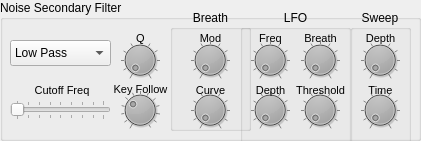
     <widget class="QGroupBox" name="groupBox_27" >
      <property name="geometry" >
       <rect>
        <x>630</x>
        <y>390</y>
        <width>421</width>
        <height>141</height>
       </rect>
      </property>
      <property name="title" >
       <string>Noise Secondary Filter</string>
      </property>
      <widget class="QDial" name="noisefilter2_Q_dial" >
       <property name="geometry" >
        <rect>
         <x>120</x>
         <y>40</y>
         <width>40</width>
         <height>40</height>
        </rect>
       </property>
       <property name="palette" >
        <palette>
         <active>
          <colorrole role="Button" >
           <brush brushstyle="SolidPattern" >
            <color alpha="255" >
             <red>0</red>
             <green>0</green>
             <blue>0</blue>
            </color>
           </brush>
          </colorrole>
         </active>
         <inactive>
          <colorrole role="Button" >
           <brush brushstyle="SolidPattern" >
            <color alpha="255" >
             <red>0</red>
             <green>0</green>
             <blue>0</blue>
            </color>
           </brush>
          </colorrole>
         </inactive>
         <disabled>
          <colorrole role="Button" >
           <brush brushstyle="SolidPattern" >
            <color alpha="255" >
             <red>0</red>
             <green>0</green>
             <blue>0</blue>
            </color>
           </brush>
          </colorrole>
         </disabled>
        </palette>
       </property>
       <property name="minimum" >
        <number>5</number>
       </property>
       <property name="maximum" >
        <number>127</number>
       </property>
       <property name="value" >
        <number>5</number>
       </property>
       <property name="sliderPosition" >
        <number>5</number>
       </property>
       <property name="notchTarget" >
        <double>12.800000000000001</double>
       </property>
       <property name="notchesVisible" >
        <bool>true</bool>
       </property>
      </widget>
      <widget class="QDial" name="noisefilter2_keyFollow_dial" >
       <property name="geometry" >
        <rect>
         <x>120</x>
         <y>90</y>
         <width>40</width>
         <height>40</height>
        </rect>
       </property>
       <property name="palette" >
        <palette>
         <active>
          <colorrole role="Button" >
           <brush brushstyle="SolidPattern" >
            <color alpha="255" >
             <red>0</red>
             <green>0</green>
             <blue>0</blue>
            </color>
           </brush>
          </colorrole>
         </active>
         <inactive>
          <colorrole role="Button" >
           <brush brushstyle="SolidPattern" >
            <color alpha="255" >
             <red>0</red>
             <green>0</green>
             <blue>0</blue>
            </color>
           </brush>
          </colorrole>
         </inactive>
         <disabled>
          <colorrole role="Button" >
           <brush brushstyle="SolidPattern" >
            <color alpha="255" >
             <red>0</red>
             <green>0</green>
             <blue>0</blue>
            </color>
           </brush>
          </colorrole>
         </disabled>
        </palette>
       </property>
       <property name="minimum" >
        <number>52</number>
       </property>
       <property name="maximum" >
        <number>88</number>
       </property>
       <property name="value" >
        <number>64</number>
       </property>
       <property name="notchTarget" >
        <double>3.000000000000000</double>
       </property>
       <property name="notchesVisible" >
        <bool>true</bool>
       </property>
      </widget>
      <widget class="QSlider" name="noisefilter2_freq_horizontalSlider" >
       <property name="geometry" >
        <rect>
         <x>10</x>
         <y>100</y>
         <width>101</width>
         <height>20</height>
        </rect>
       </property>
       <property name="maximum" >
        <number>127</number>
       </property>
       <property name="orientation" >
        <enum>Qt::Horizontal</enum>
       </property>
       <property name="tickPosition" >
        <enum>QSlider::TicksBothSides</enum>
       </property>
       <property name="tickInterval" >
        <number>16</number>
       </property>
      </widget>
      <widget class="QGroupBox" name="groupBox_28" >
       <property name="geometry" >
        <rect>
         <x>240</x>
         <y>10</y>
         <width>111</width>
         <height>141</height>
        </rect>
       </property>
       <property name="title" >
        <string>LFO</string>
       </property>
       <property name="alignment" >
        <set>Qt::AlignHCenter</set>
       </property>
       <property name="flat" >
        <bool>true</bool>
       </property>
       <widget class="QDial" name="noisefilter2_LFOfreq_dial" >
        <property name="geometry" >
         <rect>
          <x>10</x>
          <y>30</y>
          <width>40</width>
          <height>40</height>
         </rect>
        </property>
        <property name="palette" >
         <palette>
          <active>
           <colorrole role="Button" >
            <brush brushstyle="SolidPattern" >
             <color alpha="255" >
              <red>0</red>
              <green>0</green>
              <blue>0</blue>
             </color>
            </brush>
           </colorrole>
          </active>
          <inactive>
           <colorrole role="Button" >
            <brush brushstyle="SolidPattern" >
             <color alpha="255" >
              <red>0</red>
              <green>0</green>
              <blue>0</blue>
             </color>
            </brush>
           </colorrole>
          </inactive>
          <disabled>
           <colorrole role="Button" >
            <brush brushstyle="SolidPattern" >
             <color alpha="255" >
              <red>0</red>
              <green>0</green>
              <blue>0</blue>
             </color>
            </brush>
           </colorrole>
          </disabled>
         </palette>
        </property>
        <property name="maximum" >
         <number>127</number>
        </property>
        <property name="notchTarget" >
         <double>12.800000000000001</double>
        </property>
        <property name="notchesVisible" >
         <bool>true</bool>
        </property>
       </widget>
       <widget class="QDial" name="noisefilter2_LFObreath_dial" >
        <property name="geometry" >
         <rect>
          <x>60</x>
          <y>30</y>
          <width>40</width>
          <height>40</height>
         </rect>
        </property>
        <property name="palette" >
         <palette>
          <active>
           <colorrole role="Button" >
            <brush brushstyle="SolidPattern" >
             <color alpha="255" >
              <red>0</red>
              <green>0</green>
              <blue>0</blue>
             </color>
            </brush>
           </colorrole>
          </active>
          <inactive>
           <colorrole role="Button" >
            <brush brushstyle="SolidPattern" >
             <color alpha="255" >
              <red>0</red>
              <green>0</green>
              <blue>0</blue>
             </color>
            </brush>
           </colorrole>
          </inactive>
          <disabled>
           <colorrole role="Button" >
            <brush brushstyle="SolidPattern" >
             <color alpha="255" >
              <red>0</red>
              <green>0</green>
              <blue>0</blue>
             </color>
            </brush>
           </colorrole>
          </disabled>
         </palette>
        </property>
        <property name="maximum" >
         <number>127</number>
        </property>
        <property name="notchTarget" >
         <double>12.800000000000001</double>
        </property>
        <property name="notchesVisible" >
         <bool>true</bool>
        </property>
       </widget>
       <widget class="QDial" name="noisefilter2_LFOdepth_dial" >
        <property name="geometry" >
         <rect>
          <x>10</x>
          <y>80</y>
          <width>40</width>
          <height>40</height>
         </rect>
        </property>
        <property name="palette" >
         <palette>
          <active>
           <colorrole role="Button" >
            <brush brushstyle="SolidPattern" >
             <color alpha="255" >
              <red>0</red>
              <green>0</green>
              <blue>0</blue>
             </color>
            </brush>
           </colorrole>
          </active>
          <inactive>
           <colorrole role="Button" >
            <brush brushstyle="SolidPattern" >
             <color alpha="255" >
              <red>0</red>
              <green>0</green>
              <blue>0</blue>
             </color>
            </brush>
           </colorrole>
          </inactive>
          <disabled>
           <colorrole role="Button" >
            <brush brushstyle="SolidPattern" >
             <color alpha="255" >
              <red>0</red>
              <green>0</green>
              <blue>0</blue>
             </color>
            </brush>
           </colorrole>
          </disabled>
         </palette>
        </property>
        <property name="maximum" >
         <number>127</number>
        </property>
        <property name="notchTarget" >
         <double>12.800000000000001</double>
        </property>
        <property name="notchesVisible" >
         <bool>true</bool>
        </property>
       </widget>
       <widget class="QDial" name="noisefilter2_LFOthreshold_dial" >
        <property name="geometry" >
         <rect>
          <x>60</x>
          <y>80</y>
          <width>40</width>
          <height>40</height>
         </rect>
        </property>
        <property name="palette" >
         <palette>
          <active>
           <colorrole role="Button" >
            <brush brushstyle="SolidPattern" >
             <color alpha="255" >
              <red>0</red>
              <green>0</green>
              <blue>0</blue>
             </color>
            </brush>
           </colorrole>
          </active>
          <inactive>
           <colorrole role="Button" >
            <brush brushstyle="SolidPattern" >
             <color alpha="255" >
              <red>0</red>
              <green>0</green>
              <blue>0</blue>
             </color>
            </brush>
           </colorrole>
          </inactive>
          <disabled>
           <colorrole role="Button" >
            <brush brushstyle="SolidPattern" >
             <color alpha="255" >
              <red>0</red>
              <green>0</green>
              <blue>0</blue>
             </color>
            </brush>
           </colorrole>
          </disabled>
         </palette>
        </property>
        <property name="maximum" >
         <number>127</number>
        </property>
        <property name="notchTarget" >
         <double>12.800000000000001</double>
        </property>
        <property name="notchesVisible" >
         <bool>true</bool>
        </property>
       </widget>
       <widget class="QLabel" name="label_71" >
        <property name="geometry" >
         <rect>
          <x>180</x>
          <y>70</y>
          <width>61</width>
          <height>20</height>
         </rect>
        </property>
        <property name="font" >
         <font>
          <pointsize>8</pointsize>
         </font>
        </property>
        <property name="text" >
         <string>Curve</string>
        </property>
        <property name="alignment" >
         <set>Qt::AlignCenter</set>
        </property>
       </widget>
       <widget class="QLabel" name="label_72" >
        <property name="geometry" >
         <rect>
          <x>0</x>
          <y>20</y>
          <width>61</width>
          <height>16</height>
         </rect>
        </property>
        <property name="font" >
         <font>
          <pointsize>8</pointsize>
         </font>
        </property>
        <property name="text" >
         <string>Freq</string>
        </property>
        <property name="alignment" >
         <set>Qt::AlignCenter</set>
        </property>
       </widget>
       <widget class="QLabel" name="label_73" >
        <property name="geometry" >
         <rect>
          <x>50</x>
          <y>20</y>
          <width>61</width>
          <height>16</height>
         </rect>
        </property>
        <property name="font" >
         <font>
          <pointsize>8</pointsize>
         </font>
        </property>
        <property name="text" >
         <string>Breath</string>
        </property>
        <property name="alignment" >
         <set>Qt::AlignCenter</set>
        </property>
       </widget>
       <widget class="QLabel" name="label_74" >
        <property name="geometry" >
         <rect>
          <x>0</x>
          <y>70</y>
          <width>61</width>
          <height>20</height>
         </rect>
        </property>
        <property name="font" >
         <font>
          <pointsize>8</pointsize>
         </font>
        </property>
        <property name="text" >
         <string>Depth</string>
        </property>
        <property name="alignment" >
         <set>Qt::AlignCenter</set>
        </property>
       </widget>
       <widget class="QLabel" name="label_75" >
        <property name="geometry" >
         <rect>
          <x>50</x>
          <y>70</y>
          <width>61</width>
          <height>20</height>
         </rect>
        </property>
        <property name="font" >
         <font>
          <pointsize>8</pointsize>
         </font>
        </property>
        <property name="text" >
         <string>Threshold</string>
        </property>
        <property name="alignment" >
         <set>Qt::AlignCenter</set>
        </property>
       </widget>
      </widget>
      <widget class="QGroupBox" name="groupBox_29" >
       <property name="geometry" >
        <rect>
         <x>540</x>
         <y>10</y>
         <width>421</width>
         <height>171</height>
        </rect>
       </property>
       <property name="title" >
        <string>Filter 1</string>
       </property>
       <widget class="QGroupBox" name="groupBox_30" >
        <property name="geometry" >
         <rect>
          <x>10</x>
          <y>20</y>
          <width>101</width>
          <height>131</height>
         </rect>
        </property>
        <property name="title" >
         <string>Mode</string>
        </property>
        <widget class="QRadioButton" name="radioButton_21" >
         <property name="geometry" >
          <rect>
           <x>10</x>
           <y>20</y>
           <width>99</width>
           <height>23</height>
          </rect>
         </property>
         <property name="text" >
          <string>Off</string>
         </property>
        </widget>
        <widget class="QRadioButton" name="radioButton_22" >
         <property name="geometry" >
          <rect>
           <x>10</x>
           <y>40</y>
           <width>99</width>
           <height>23</height>
          </rect>
         </property>
         <property name="text" >
          <string>Low Pass</string>
         </property>
        </widget>
        <widget class="QRadioButton" name="radioButton_23" >
         <property name="geometry" >
          <rect>
           <x>10</x>
           <y>60</y>
           <width>99</width>
           <height>23</height>
          </rect>
         </property>
         <property name="text" >
          <string>High Pass</string>
         </property>
        </widget>
        <widget class="QRadioButton" name="radioButton_24" >
         <property name="geometry" >
          <rect>
           <x>10</x>
           <y>80</y>
           <width>99</width>
           <height>23</height>
          </rect>
         </property>
         <property name="text" >
          <string>Band Pass</string>
         </property>
        </widget>
        <widget class="QRadioButton" name="radioButton_25" >
         <property name="geometry" >
          <rect>
           <x>10</x>
           <y>100</y>
           <width>99</width>
           <height>23</height>
          </rect>
         </property>
         <property name="text" >
          <string>Notch</string>
         </property>
        </widget>
       </widget>
       <widget class="QDial" name="dial_69" >
        <property name="geometry" >
         <rect>
          <x>120</x>
          <y>20</y>
          <width>50</width>
          <height>50</height>
         </rect>
        </property>
        <property name="sliderPosition" >
         <number>50</number>
        </property>
       </widget>
       <widget class="QDial" name="dial_70" >
        <property name="geometry" >
         <rect>
          <x>120</x>
          <y>70</y>
          <width>50</width>
          <height>64</height>
         </rect>
        </property>
       </widget>
       <widget class="QDial" name="dial_71" >
        <property name="geometry" >
         <rect>
          <x>180</x>
          <y>10</y>
          <width>50</width>
          <height>64</height>
         </rect>
        </property>
       </widget>
       <widget class="QDial" name="dial_72" >
        <property name="geometry" >
         <rect>
          <x>180</x>
          <y>70</y>
          <width>50</width>
          <height>64</height>
         </rect>
        </property>
       </widget>
       <widget class="QSlider" name="horizontalSlider_5" >
        <property name="geometry" >
         <rect>
          <x>120</x>
          <y>140</y>
          <width>111</width>
          <height>16</height>
         </rect>
        </property>
        <property name="orientation" >
         <enum>Qt::Horizontal</enum>
        </property>
       </widget>
       <widget class="QGroupBox" name="groupBox_31" >
        <property name="geometry" >
         <rect>
          <x>240</x>
          <y>20</y>
          <width>171</width>
          <height>131</height>
         </rect>
        </property>
        <property name="title" >
         <string>LFO</string>
        </property>
        <widget class="QDial" name="dial_73" >
         <property name="geometry" >
          <rect>
           <x>10</x>
           <y>10</y>
           <width>50</width>
           <height>64</height>
          </rect>
         </property>
        </widget>
        <widget class="QDial" name="dial_74" >
         <property name="geometry" >
          <rect>
           <x>60</x>
           <y>10</y>
           <width>50</width>
           <height>64</height>
          </rect>
         </property>
        </widget>
        <widget class="QDial" name="dial_75" >
         <property name="geometry" >
          <rect>
           <x>10</x>
           <y>70</y>
           <width>50</width>
           <height>64</height>
          </rect>
         </property>
        </widget>
        <widget class="QDial" name="dial_76" >
         <property name="geometry" >
          <rect>
           <x>60</x>
           <y>70</y>
           <width>50</width>
           <height>64</height>
          </rect>
         </property>
        </widget>
        <widget class="QDial" name="dial_77" >
         <property name="geometry" >
          <rect>
           <x>110</x>
           <y>10</y>
           <width>50</width>
           <height>64</height>
          </rect>
         </property>
        </widget>
        <widget class="QDial" name="dial_78" >
         <property name="geometry" >
          <rect>
           <x>110</x>
           <y>70</y>
           <width>50</width>
           <height>64</height>
          </rect>
         </property>
        </widget>
       </widget>
      </widget>
      <widget class="QLabel" name="label_76" >
       <property name="geometry" >
        <rect>
         <x>120</x>
         <y>30</y>
         <width>41</width>
         <height>16</height>
        </rect>
       </property>
       <property name="font" >
        <font>
         <pointsize>8</pointsize>
        </font>
       </property>
       <property name="text" >
        <string>Q</string>
       </property>
       <property name="alignment" >
        <set>Qt::AlignCenter</set>
       </property>
      </widget>
      <widget class="QLabel" name="label_77" >
       <property name="geometry" >
        <rect>
         <x>110</x>
         <y>80</y>
         <width>61</width>
         <height>18</height>
        </rect>
       </property>
       <property name="font" >
        <font>
         <pointsize>8</pointsize>
        </font>
       </property>
       <property name="text" >
        <string>Key Follow</string>
       </property>
       <property name="alignment" >
        <set>Qt::AlignCenter</set>
       </property>
      </widget>
      <widget class="QLabel" name="label_80" >
       <property name="geometry" >
        <rect>
         <x>30</x>
         <y>80</y>
         <width>64</width>
         <height>20</height>
        </rect>
       </property>
       <property name="font" >
        <font>
         <pointsize>8</pointsize>
        </font>
       </property>
       <property name="text" >
        <string>Cutoff Freq</string>
       </property>
       <property name="alignment" >
        <set>Qt::AlignCenter</set>
       </property>
      </widget>
      <widget class="QGroupBox" name="groupBox_32" >
       <property name="geometry" >
        <rect>
         <x>350</x>
         <y>10</y>
         <width>61</width>
         <height>141</height>
        </rect>
       </property>
       <property name="title" >
        <string>Sweep</string>
       </property>
       <property name="alignment" >
        <set>Qt::AlignHCenter</set>
       </property>
       <property name="flat" >
        <bool>true</bool>
       </property>
       <widget class="QLabel" name="label_81" >
        <property name="geometry" >
         <rect>
          <x>10</x>
          <y>20</y>
          <width>41</width>
          <height>16</height>
         </rect>
        </property>
        <property name="font" >
         <font>
          <pointsize>8</pointsize>
         </font>
        </property>
        <property name="text" >
         <string>Depth</string>
        </property>
        <property name="alignment" >
         <set>Qt::AlignCenter</set>
        </property>
       </widget>
       <widget class="QDial" name="noisefilter2_sweepDepth_dial" >
        <property name="geometry" >
         <rect>
          <x>10</x>
          <y>30</y>
          <width>40</width>
          <height>40</height>
         </rect>
        </property>
        <property name="palette" >
         <palette>
          <active>
           <colorrole role="Button" >
            <brush brushstyle="SolidPattern" >
             <color alpha="255" >
              <red>0</red>
              <green>0</green>
              <blue>0</blue>
             </color>
            </brush>
           </colorrole>
          </active>
          <inactive>
           <colorrole role="Button" >
            <brush brushstyle="SolidPattern" >
             <color alpha="255" >
              <red>0</red>
              <green>0</green>
              <blue>0</blue>
             </color>
            </brush>
           </colorrole>
          </inactive>
          <disabled>
           <colorrole role="Button" >
            <brush brushstyle="SolidPattern" >
             <color alpha="255" >
              <red>0</red>
              <green>0</green>
              <blue>0</blue>
             </color>
            </brush>
           </colorrole>
          </disabled>
         </palette>
        </property>
        <property name="maximum" >
         <number>127</number>
        </property>
        <property name="notchTarget" >
         <double>12.800000000000001</double>
        </property>
        <property name="notchesVisible" >
         <bool>true</bool>
        </property>
       </widget>
       <widget class="QLabel" name="label_82" >
        <property name="geometry" >
         <rect>
          <x>10</x>
          <y>70</y>
          <width>41</width>
          <height>20</height>
         </rect>
        </property>
        <property name="font" >
         <font>
          <pointsize>8</pointsize>
         </font>
        </property>
        <property name="text" >
         <string>Time</string>
        </property>
        <property name="alignment" >
         <set>Qt::AlignCenter</set>
        </property>
       </widget>
       <widget class="QDial" name="noisefilter2_sweepTime_dial" >
        <property name="geometry" >
         <rect>
          <x>10</x>
          <y>80</y>
          <width>40</width>
          <height>40</height>
         </rect>
        </property>
        <property name="palette" >
         <palette>
          <active>
           <colorrole role="Button" >
            <brush brushstyle="SolidPattern" >
             <color alpha="255" >
              <red>0</red>
              <green>0</green>
              <blue>0</blue>
             </color>
            </brush>
           </colorrole>
          </active>
          <inactive>
           <colorrole role="Button" >
            <brush brushstyle="SolidPattern" >
             <color alpha="255" >
              <red>0</red>
              <green>0</green>
              <blue>0</blue>
             </color>
            </brush>
           </colorrole>
          </inactive>
          <disabled>
           <colorrole role="Button" >
            <brush brushstyle="SolidPattern" >
             <color alpha="255" >
              <red>0</red>
              <green>0</green>
              <blue>0</blue>
             </color>
            </brush>
           </colorrole>
          </disabled>
         </palette>
        </property>
        <property name="maximum" >
         <number>127</number>
        </property>
        <property name="notchTarget" >
         <double>12.800000000000001</double>
        </property>
        <property name="notchesVisible" >
         <bool>true</bool>
        </property>
       </widget>
      </widget>
      <widget class="QComboBox" name="noisefilter2_mode_comboBox" >
       <property name="geometry" >
        <rect>
         <x>10</x>
         <y>40</y>
         <width>101</width>
         <height>26</height>
        </rect>
       </property>
       <item>
        <property name="text" >
         <string>Low Pass</string>
        </property>
       </item>
       <item>
        <property name="text" >
         <string>High Pass</string>
        </property>
       </item>
       <item>
        <property name="text" >
         <string>Band Pass</string>
        </property>
       </item>
       <item>
        <property name="text" >
         <string>Notch</string>
        </property>
       </item>
       <item>
        <property name="text" >
         <string>Off</string>
        </property>
       </item>
      </widget>
      <widget class="QGroupBox" name="groupBox_36" >
       <property name="geometry" >
        <rect>
         <x>170</x>
         <y>10</y>
         <width>81</width>
         <height>121</height>
        </rect>
       </property>
       <property name="title" >
        <string>Breath</string>
       </property>
       <property name="alignment" >
        <set>Qt::AlignHCenter</set>
       </property>
       <property name="flat" >
        <bool>true</bool>
       </property>
       <widget class="QDial" name="noisefilter2_breathCurve_dial" >
        <property name="geometry" >
         <rect>
          <x>20</x>
          <y>80</y>
          <width>40</width>
          <height>40</height>
         </rect>
        </property>
        <property name="palette" >
         <palette>
          <active>
           <colorrole role="Button" >
            <brush brushstyle="SolidPattern" >
             <color alpha="255" >
              <red>0</red>
              <green>0</green>
              <blue>0</blue>
             </color>
            </brush>
           </colorrole>
          </active>
          <inactive>
           <colorrole role="Button" >
            <brush brushstyle="SolidPattern" >
             <color alpha="255" >
              <red>0</red>
              <green>0</green>
              <blue>0</blue>
             </color>
            </brush>
           </colorrole>
          </inactive>
          <disabled>
           <colorrole role="Button" >
            <brush brushstyle="SolidPattern" >
             <color alpha="255" >
              <red>0</red>
              <green>0</green>
              <blue>0</blue>
             </color>
            </brush>
           </colorrole>
          </disabled>
         </palette>
        </property>
        <property name="maximum" >
         <number>127</number>
        </property>
        <property name="notchTarget" >
         <double>12.800000000000001</double>
        </property>
        <property name="notchesVisible" >
         <bool>true</bool>
        </property>
       </widget>
       <widget class="QLabel" name="label_78" >
        <property name="geometry" >
         <rect>
          <x>0</x>
          <y>20</y>
          <width>81</width>
          <height>16</height>
         </rect>
        </property>
        <property name="font" >
         <font>
          <pointsize>8</pointsize>
         </font>
        </property>
        <property name="text" >
         <string>Mod</string>
        </property>
        <property name="alignment" >
         <set>Qt::AlignCenter</set>
        </property>
       </widget>
       <widget class="QLabel" name="label_79" >
        <property name="geometry" >
         <rect>
          <x>10</x>
          <y>70</y>
          <width>61</width>
          <height>20</height>
         </rect>
        </property>
        <property name="font" >
         <font>
          <pointsize>8</pointsize>
         </font>
        </property>
        <property name="text" >
         <string>Curve</string>
        </property>
        <property name="alignment" >
         <set>Qt::AlignCenter</set>
        </property>
       </widget>
       <widget class="QDial" name="noisefilter2_breathMod_dial" >
        <property name="geometry" >
         <rect>
          <x>20</x>
          <y>30</y>
          <width>40</width>
          <height>40</height>
         </rect>
        </property>
        <property name="palette" >
         <palette>
          <active>
           <colorrole role="Button" >
            <brush brushstyle="SolidPattern" >
             <color alpha="255" >
              <red>0</red>
              <green>0</green>
              <blue>0</blue>
             </color>
            </brush>
           </colorrole>
          </active>
          <inactive>
           <colorrole role="Button" >
            <brush brushstyle="SolidPattern" >
             <color alpha="255" >
              <red>0</red>
              <green>0</green>
              <blue>0</blue>
             </color>
            </brush>
           </colorrole>
          </inactive>
          <disabled>
           <colorrole role="Button" >
            <brush brushstyle="SolidPattern" >
             <color alpha="255" >
              <red>0</red>
              <green>0</green>
              <blue>0</blue>
             </color>
            </brush>
           </colorrole>
          </disabled>
         </palette>
        </property>
        <property name="maximum" >
         <number>127</number>
        </property>
        <property name="value" >
         <number>0</number>
        </property>
        <property name="sliderPosition" >
         <number>0</number>
        </property>
        <property name="notchTarget" >
         <double>12.800000000000001</double>
        </property>
        <property name="notchesVisible" >
         <bool>true</bool>
        </property>
       </widget>
      </widget>
     </widget>
